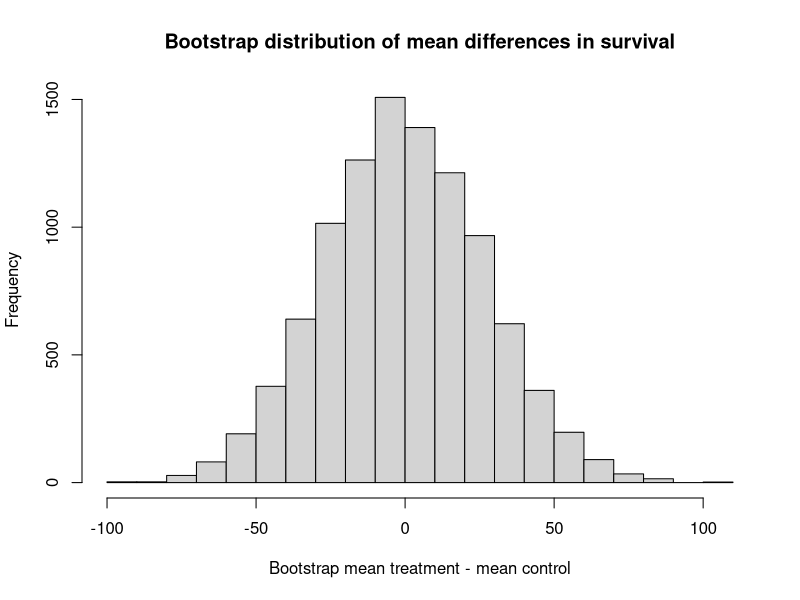

This chart was generated by the following R code:
## ---- chunk 1
# Treatment group.
treat <- c(94, 38, 23, 197, 99, 16, 141)
# control group
control <- c(52, 10, 40, 104, 51, 27, 146, 30, 46)

# Observed difference in real world.
actual_diff <- mean(treat) - mean(control)

# Set the number of trials.
n_trials <- 10000

# An empty array to store the trials.
results <- numeric(n_trials)

# U is our universe (Step 2 above)
u <- c(treat, control)

# step 5 above.
for (i in 1:n_trials) {
    # Step 3 above.
    fake_treat <- sample(u, size=7, replace=TRUE)
    # Step 3.
    fake_control <- sample(u, size=9, replace=TRUE)
    # Step 4.
    mt <- mean(fake_treat)
    # Step 4.
    mc <- mean(fake_control)
    # Step 4.
    diff <- mt - mc
    # Step 4.
    results[i] <- diff
}

# Step 6
hist(results, breaks=25,
    main='Bootstrap distribution of mean differences in survival',
    xlab='Bootstrap mean treatment - mean control')

# Step 6
k <- sum(results >= actual_diff)
kk <- k / n_trials
message('Proportion bootstrap mean difference >= actual difference: ', kk)
